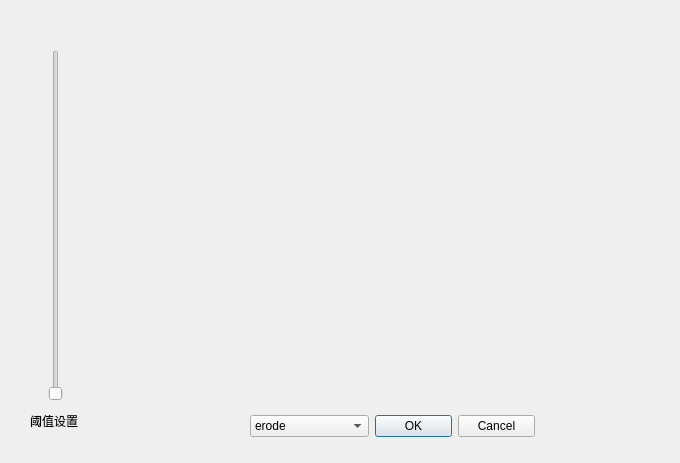
<?xml version="1.0" encoding="UTF-8"?>
<ui version="4.0">
 <class>morphological</class>
 <widget class="QDialog" name="morphological">
  <property name="geometry">
   <rect>
    <x>0</x>
    <y>0</y>
    <width>680</width>
    <height>463</height>
   </rect>
  </property>
  <property name="windowTitle">
   <string>Dialog</string>
  </property>
  <widget class="QLabel" name="label">
   <property name="geometry">
    <rect>
     <x>130</x>
     <y>10</y>
     <width>511</width>
     <height>371</height>
    </rect>
   </property>
   <property name="text">
    <string/>
   </property>
  </widget>
  <widget class="QWidget" name="layoutWidget">
   <property name="geometry">
    <rect>
     <x>250</x>
     <y>410</y>
     <width>285</width>
     <height>32</height>
    </rect>
   </property>
   <layout class="QHBoxLayout" name="horizontalLayout">
    <item>
     <widget class="QComboBox" name="comboBox">
      <property name="currentText">
       <string>erode</string>
      </property>
      <property name="currentIndex">
       <number>0</number>
      </property>
      <item>
       <property name="text">
        <string>erode</string>
       </property>
      </item>
      <item>
       <property name="text">
        <string>dilate</string>
       </property>
      </item>
      <item>
       <property name="text">
        <string>openning</string>
       </property>
      </item>
      <item>
       <property name="text">
        <string>closing</string>
       </property>
      </item>
      <item>
       <property name="text">
        <string>edge_extration</string>
       </property>
      </item>
      <item>
       <property name="text">
        <string>corner_extration </string>
       </property>
      </item>
     </widget>
    </item>
    <item>
     <widget class="QDialogButtonBox" name="buttonBox">
      <property name="orientation">
       <enum>Qt::Horizontal</enum>
      </property>
      <property name="standardButtons">
       <set>QDialogButtonBox::Cancel|QDialogButtonBox::Ok</set>
      </property>
     </widget>
    </item>
   </layout>
  </widget>
  <widget class="QSlider" name="verticalSlider">
   <property name="geometry">
    <rect>
     <x>40</x>
     <y>50</y>
     <width>31</width>
     <height>351</height>
    </rect>
   </property>
   <property name="orientation">
    <enum>Qt::Vertical</enum>
   </property>
  </widget>
  <widget class="QLabel" name="label_2">
   <property name="geometry">
    <rect>
     <x>30</x>
     <y>410</y>
     <width>59</width>
     <height>21</height>
    </rect>
   </property>
   <property name="text">
    <string>阈值设置</string>
   </property>
  </widget>
 </widget>
 <resources/>
 <connections>
  <connection>
   <sender>buttonBox</sender>
   <signal>accepted()</signal>
   <receiver>morphological</receiver>
   <slot>accept()</slot>
   <hints>
    <hint type="sourcelabel">
     <x>248</x>
     <y>254</y>
    </hint>
    <hint type="destinationlabel">
     <x>157</x>
     <y>274</y>
    </hint>
   </hints>
  </connection>
  <connection>
   <sender>buttonBox</sender>
   <signal>rejected()</signal>
   <receiver>morphological</receiver>
   <slot>reject()</slot>
   <hints>
    <hint type="sourcelabel">
     <x>316</x>
     <y>260</y>
    </hint>
    <hint type="destinationlabel">
     <x>286</x>
     <y>274</y>
    </hint>
   </hints>
  </connection>
 </connections>
</ui>
